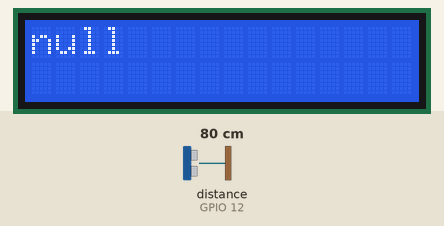
Simulated run of this sketch. Board: ESP32. Shown: 16×2 character LCD. Wiring (inferred from the names in the program): ultrasonic range finder: trigger GPIO 13; echo GPIO 12. The test bench sets the inputs (shaded band); at power-on: distance to the obstacle (sensor on GPIO 12) 80 cm. The echo pulse lasts 58.3 µs per cm; WiFi joins after 1.5 s; servers stay silent unless stated; uploads are accepted with an empty reply; what the sketch prints to the serial monitor is not drawn.

Above: at 2.59 s.
3.0 s: distance to the obstacle (sensor on GPIO 12) set to 2 cm
At 3.25 s:
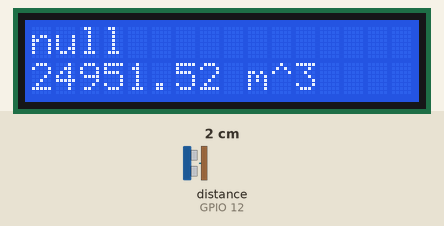
6.0 s: distance to the obstacle (sensor on GPIO 12) set to 4 cm
At 6.34 s:
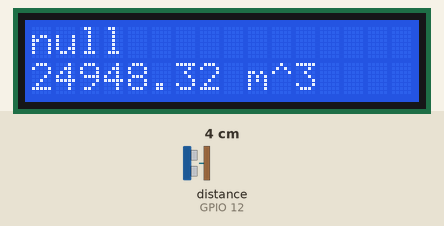
7.7 s: distance to the obstacle (sensor on GPIO 12) set to 9 cm
At 8.1 s:
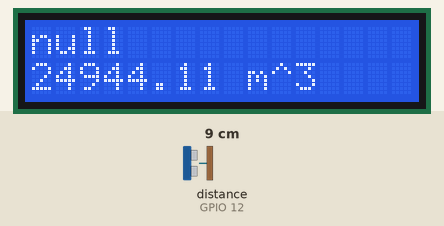
9.4 s: distance to the obstacle (sensor on GPIO 12) set to 18 cm
At 9.87 s:
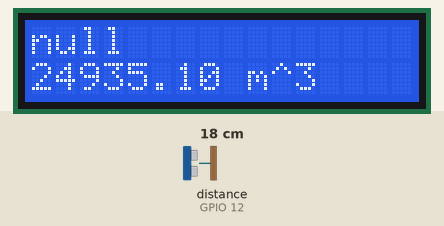
Timing chart, 0 to 12.2 s (numbered marks = the images above; inputs shaded):
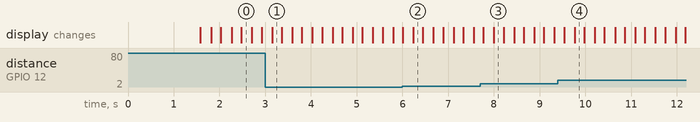

The sketch:

OpenAISensor.ino
```cpp
#include <Wire.h>
#include <LiquidCrystal_I2C.h>
#include <ArduinoJson.h>
#include <WiFi.h>
#include <HTTPClient.h>

LiquidCrystal_I2C LCD(0x27, 16, 2); // Dirección I2C 0x27, 16 columnas y 2 filas

const int TRIG = 13; // Se ha cambiado a D13 según el nuevo diagrama
const int ECHO = 12; // Se ha cambiado a D12 según el nuevo diagrama
int DURACION;
float DISTANCIA;
float GASTO_POR_METRO = 0.2;
float TANQUE = 25000;

const char* ssid = "Wokwi-GUEST";
const char* password = "";
const char* openaiApiKey = "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";

void postToAPI(float distance) {
  DynamicJsonDocument doc(1024);

  // Construir el contenido
  String content;
  content.reserve(200);
  content += "The current distance measured is ";
  content += distance;
  content += " meters. Based on this, please provide relevant information.";

  // Poblar el documento JSON
  doc["model"] = "gpt-3.5-turbo";
  JsonArray messages = doc.createNestedArray("messages");

  JsonObject message1 = messages.createNestedObject();
  message1["role"] = "system";
  message1["content"] = "You are providing information about the distance measured by a sensor.";

  JsonObject message2 = messages.createNestedObject();
  message2["role"] = "user";
  message2["content"] = content;

  // Serializar JSON a String
  String jsonPayload;
  serializeJson(doc, jsonPayload);

  Serial.println(jsonPayload);

  HTTPClient http;
  http.begin("https://api.openai.com/v1/chat/completions");
  http.addHeader("Authorization", "Bearer " + String(openaiApiKey));
  http.addHeader("Content-Type", "application/json");
  int httpCode = http.POST(jsonPayload);
  String payload = http.getString();
  Serial.println("HTTP Response: " + payload);

  if (httpCode > 0) {
    DynamicJsonDocument doc2(1024);
    deserializeJson(doc2, payload);
    String answer = doc2["choices"][0]["message"]["content"].as<String>();

    // Imprimir la pregunta y respuesta en la consola serie
    Serial.println("P: The current distance measured is " + String(distance) + " meters. Provide relevant information.");
    Serial.println("R: " + answer);

    // Mostrar la respuesta en el LCD
    displayOnLCD(answer);
  } else {
    Serial.print("Error en la solicitud HTTP, código de estado: ");
    Serial.println(httpCode);
  }
  http.end();
}

void setup() {
  Serial.begin(115200);
  WiFi.mode(WIFI_STA);
  WiFi.begin(ssid, password);

  while (WiFi.status() != WL_CONNECTED) {
    Serial.println("debug...");
    delay(500);
  }

  LCD.begin(16, 2);
  pinMode(TRIG, OUTPUT);
  pinMode(ECHO, INPUT);
  LCD.print("Combustible:");

  // Lógica para la solicitud HTTP que se ejecutará solo una vez
  HTTPClient http;
  http.begin("https://api.openai.com/v1/chat/completions");
  http.addHeader("Authorization", "Bearer " + String(openaiApiKey));
  http.addHeader("Content-Type", "application/json");

  String body = "{\"model\": \"gpt-3.5-turbo\", \"messages\": [{\"role\": \"user\", \"content\": \"Initial message.\"}]}";

  int httpCode = http.POST(body);

  if (httpCode > 0) {
    String payload = http.getString();
    Serial.println(payload);

    DynamicJsonDocument doc(512);
    deserializeJson(doc, payload);

    Serial.print("Initial Answer: ");
    Serial.println(doc["choices"][0]["message"]["content"].as<String>());
    displayOnLCD(doc["choices"][0]["message"]["content"].as<String>());
  } else {
    Serial.println("Error on Initial HTTP request");
  }

  http.end();
}

void loop() {
  LCD.setCursor(0, 1);

  digitalWrite(TRIG, HIGH);
  delayMicroseconds(10);
  digitalWrite(TRIG, LOW);
  DURACION = pulseIn(ECHO, HIGH);

  DISTANCIA = (DURACION / 2) / 29.1;
  float gasto_combustible = DISTANCIA * GASTO_POR_METRO;
  TANQUE = TANQUE - gasto_combustible;

  LCD.print(TANQUE, 2);
  LCD.print(" m^3");

  // Llama a la función para enviar la distancia al modelo
  postToAPI(DISTANCIA);

  delay(200);
}

void displayOnLCD(const String &text) {
  LCD.clear();

  // Mostrar texto en la pantalla LCD
  if (text.length() <= 16) {
    LCD.setCursor(0, 0);
    LCD.print(text);
  } else if (text.length() <= 32) {
    LCD.setCursor(0, 0);
    LCD.print(text.substring(0, 16));
    LCD.setCursor(0, 1);
    LCD.print(text.substring(16));
  } else {
    LCD.setCursor(0, 0);
    LCD.print(text.substring(0, 16));
    LCD.setCursor(0, 1);
    LCD.print(text.substring(16, 32));
  }
}
```
